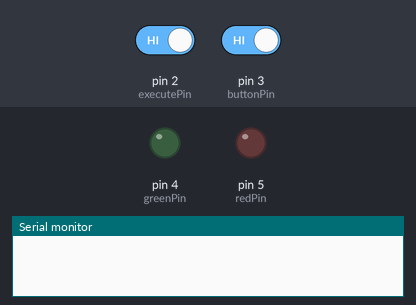
Bench run of a sketch on a simulated Arduino Uno, built with avr-gcc and run on an emulated ATmega328P. Parts: output pins drawn as LEDs (lit = HIGH), the last lines printed to the serial monitor. Inputs (shaded band) come from the test bench; at power-on: pin 2 (executePin) HIGH, pin 3 (buttonPin) HIGH.

Above: at 1.2 s.
1.3 s: pin 2 (executePin) driven LOW and pin 3 (buttonPin) driven LOW
At 2.3 s:
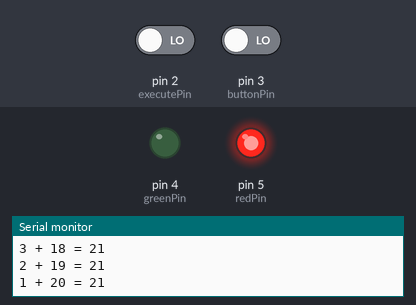
Timing chart, 0 to 4.9 s (numbered marks = the images above; inputs shaded):
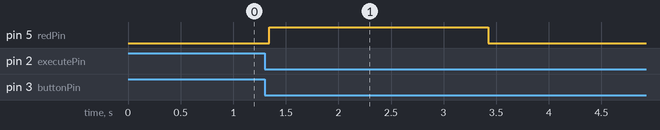

The sketch:

simple_calculator.ino
```cpp
#define buttonPin 3
#define executePin 2
#define redPin 5
#define greenPin 4
// Not using a blue LED, simulating by lighting the red and green ones.


// Input & Output Arrays
int gInArrayA[10] = {10, 9, 8, 7, 6, 5, 4, 3, 2, 1};
int gInArrayB[10] = {11, 12, 13, 14, 15, 16, 17, 18, 19, 20};
int gOutArray[10] = {0};

// delay to determine debounce vs actual press.
const unsigned long gDebounceDelay = 40;     // ms

// variables to track the current and previous button states.
bool gButtonState = HIGH;
bool gLastButtonState = HIGH;

// State to track the execute button (not debounced)
bool gExecuteState = HIGH;

// Variables to track the last press and last debounce time for the select button.
unsigned long gLastDebounceTime = 0;
unsigned long gLastPressTime = 0;

// Variable to track the number of select button presses.
int gPressCount = 0;

// Add function.
void add(){
  for(int i = 0; i < 10; i++){
    gOutArray[i] = gInArrayA[i] + gInArrayB[i];
    Serial.print(gInArrayA[i]);
    Serial.print(" + ");
    Serial.print(gInArrayB[i]);
    Serial.print(" = ");
    Serial.println(gOutArray[i]);
  }
}

// Subtract function.
void subtract(){
  for(int i = 0; i < 10; i++){
    gOutArray[i] = gInArrayA[i] - gInArrayB[i];
    Serial.print(gInArrayA[i]);
    Serial.print(" - ");
    Serial.print(gInArrayB[i]);
    Serial.print(" = ");
    Serial.println(gOutArray[i]);
  }
}

// Multiply function.
void multiply(){
  for(int i = 0; i < 10; i++){
    gOutArray[i] = gInArrayA[i] * gInArrayB[i];
    Serial.print(gInArrayA[i]);
    Serial.print(" * ");
    Serial.print(gInArrayB[i]);
    Serial.print(" = ");
    Serial.println(gOutArray[i]);
  }
}

// Function to turn the LEDs off.
void ledsOff(){
  digitalWrite(redPin, LOW);
  digitalWrite(greenPin, LOW);
}

void setup() {
  pinMode(buttonPin, INPUT_PULLUP);
  pinMode(redPin, OUTPUT);
  pinMode(greenPin, OUTPUT);
  Serial.begin(9600);

  // Print a newline to the terminal
  Serial.println();
}

void loop() {
  // Booleans to track the input state of both buttons.
  bool reading1 = digitalRead(buttonPin);
  bool reading2 = digitalRead(executePin);

  // If a change happens with button state, record the time.
  if (reading1 != gLastButtonState) {
    gLastDebounceTime = millis();
  }

  // Detect a valid press (longer than defined debounce delay)
  if ((millis() - gLastDebounceTime) > gDebounceDelay) {

    // Button pressed (LOW because of pullup)
    if (reading1 == LOW && gButtonState == HIGH) {
      gPressCount++;
      gLastPressTime = millis();
    }
    // update the button state to the current reading.
    gButtonState = reading1;
  }
  // update the last button state to the current reading.
  gLastButtonState = reading1;


  // If the execute button is currently pressed and press count > 0, execute the calculation.
  if (reading2 == LOW && gPressCount > 0) {
    handlePresses(gPressCount);
  }
}

// Function to goto when the execute button is pressed, to illumunate the LED(s) and print the gOutArray contents.
void handlePresses(int count) {
  // Count is the number of recorded button presses.
  switch (count) {
    case 1:
      // If one button press....add, print, and reset count.
      Serial.println("Single press");
      digitalWrite(redPin, HIGH);
      add();
      gPressCount = 0;
      break;

    case 2:
      // If two button presses....subtract, print, and reset count.
      Serial.println("Double press");
      digitalWrite(greenPin, HIGH);
      subtract();
      gPressCount = 0;
      break;

    case 3:
      // If three button presses....multiply, print, and reset count.
      Serial.println("Triple press");
      digitalWrite(greenPin, HIGH);
      digitalWrite(redPin, HIGH);
      multiply();
      gPressCount = 0;
      break;

    default:
      // If more than three button presses....assume three presses; multiply, print, and reset count.
      Serial.print("Too many presses: ");
      digitalWrite(greenPin, HIGH);
      digitalWrite(redPin, HIGH);
      multiply();
      gPressCount = 0;
      break;
  }
  // delay before turning off the LEDs and repeating loop.
  delay(2000);
  ledsOff();
}
```

char_LEDs.c
```cpp
#define ARRAY_SIZE 14

#define RED_PIN 11
#define GREEN_PIN 10
#define BLUE_PIN 9

// Enter your desired word in curly brackets, and update ARRAY_SIZE macro -> number of characters + 1 (for '\0')
char gMyArray[ARRAY_SIZE] = {"biogeographer"};

// Initialize global struct for color counts
struct colorCount{
  uint8_t RED = 0;
  uint8_t GREEN = 0;
  uint8_t BLUE = 0;
};

struct colorCount gC;

void foundRed(){
  // Increment counter
  gC.RED += 1;
  // Print color / count
  Serial.print("RED \tCount: ");
  Serial.println(gC.RED);
  // Turn on Red LED
  digitalWrite(RED_PIN, HIGH);
  // Delay 0.5 sec
  delay(500);
  // Turn off Red LED
  digitalWrite(RED_PIN, LOW);

}

void foundGreen(){
  // Increment counter
  gC.GREEN += 1;
  // Print color / count
  Serial.print("GREEN \tCount: ");
  Serial.println(gC.GREEN);
  // Turn on Green LED
  digitalWrite(GREEN_PIN, HIGH);
  // Delay 0.5 sec
  delay(500);
  // Turn off Green LED
  digitalWrite(GREEN_PIN, LOW);

}

void foundBlue(){
  // Increment counter
  gC.BLUE += 1;
  // Print color / count
  Serial.print("BLUE \tCount: ");
  Serial.println(gC.BLUE);
  // Turn on Blue LED
  digitalWrite(BLUE_PIN, HIGH);
  // Delay 0.5 sec
  delay(500);
  // Turn off Blue LED
  digitalWrite(BLUE_PIN, LOW);

}

void setup() {
  // put your setup code here, to run once:
  Serial.begin(9600);
  pinMode(RED_PIN, OUTPUT);
  pinMode(GREEN_PIN, OUTPUT);
  pinMode(BLUE_PIN, OUTPUT);

  int i;
  Serial.println();

  // Loop through char array for key letters (r,R,g,G,b,B) and call the appropriate function.
  for(i = 0; i < ARRAY_SIZE - 1; i++){

    if((gMyArray[i] == 'r') || (gMyArray[i] == 'R')){
      foundRed();

    }else if ((gMyArray[i] == 'g') || (gMyArray[i] == 'G')){
      foundGreen();

    }else if ((gMyArray[i] == 'b') || (gMyArray[i] == 'B')){
      foundBlue();

    }
  }

}

void loop() {
  // put your main code here, to run repeatedly:

}
```

second_max.c
```cpp
#include <stdio.h>

#define ARRAY_SIZE 51

// Global variables

// Note that this is a straight C program; it's not formatted for use with Arduino, but can be easily adapted to do so.

// initialize a zero array of size = ARRAY_SIZE
int gMyArray[ARRAY_SIZE] = {0};

// initialized integers to store the max and second-max numbers found
int gMax;
int g2Max;


int main()
{
    // Fill the array with known maximum and second maximum numbers.
    for(int i = 0; i < ARRAY_SIZE; i++){
        gMyArray[i] = 50 - i;
    }

    // Loop through the array
    for(int i = 0; i < ARRAY_SIZE - 1; i++){
        if(gMyArray[i] > gMax){             // If the current value is greater than the highest,
          g2Max = gMax;                     // save that number as the new second-highest.
          gMax = gMyArray[i];               // Then save the highest number variable as the current number

        }else if (gMyArray[i] > g2Max){     // Otherwise if the current number is ONLY larger than the second highest,
          g2Max = gMyArray[i];              // save the second highest as the current number
        }
    }

    gMyArray[50] = g2Max;

    for(int i = 0; i < ARRAY_SIZE - 1; i++){

        printf("index: (%d) = %d\n", i, gMyArray[i]);
    }

        printf("\n2nd maximum: %d", g2Max);

    return 0;


}
```

twice_square.c
```cpp
#include <stdio.h>

#define ARRAY_SIZE 512

// Global variables
struct s_myStruct
{
    unsigned long int myArray[ARRAY_SIZE];
};

// Function which writes to an array of size ARRAY_SIZE, the value 2 * i^2
struct s_myStruct twiceSquare(void){

    struct s_myStruct x = {0};

    for(int i = 0; i < ARRAY_SIZE; i++){
        x.myArray[i] = 2UL * (unsigned long)i * (unsigned long)i;
    }

    return x;

}

int main()
{

    struct s_myStruct y = twiceSquare();

    for(int i = 0; i < ARRAY_SIZE; i++){
        printf("2 * %d^2 = %lu\n", i, y.myArray[i]);
    }

    return 0;

}
```

user_entered_array.c
```cpp
#include <stdio.h>

#define ARRAY_SIZE 10

int myArray[ARRAY_SIZE] = {0};
int gSum = 0;
float gAverage = 0;


int main()
{

    for(int i = 0; i < ARRAY_SIZE; i++){
        scanf("%d", &myArray[i]);
        gSum += myArray[i];
    }

    printf("\nResult:\n");

    for(int i = 0; i < ARRAY_SIZE; i++){
        printf("%d\n", myArray[i]);
    }

    gAverage = (float)gSum / (float)ARRAY_SIZE;
    printf("Sum: %d\t Average: %.2f", gSum, gAverage);

    return 0;
}
```

Measured:
- after the input at 1.3 s, pin 5 (redPin): LOW → HIGH at once, → LOW 2.1 s later
